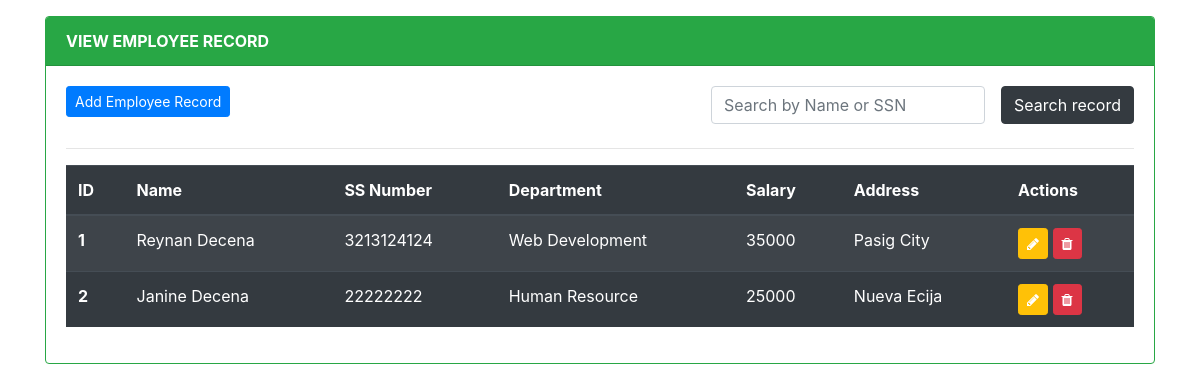
Page /viewData.php on the committed database.
### tables this page shows
CREATE TABLE `emp_record` (
  `emp_id` int(11) NOT NULL,
  `emp_name` varchar(50) NOT NULL,
  `emp_ssn` varchar(20) NOT NULL,
  `emp_dept` varchar(30) NOT NULL,
  `emp_salary` int(10) NOT NULL,
  `emp_address` varchar(100) NOT NULL
);

### viewData.php (the view, shortened to what this page needs)
<?php
    require_once ('include/db.php');
?>
<!DOCTYPE html>
<html lang="en">
<head>
    <link rel="stylesheet" href="https://stackpath.bootstrapcdn.com/bootstrap/4.3.1/css/bootstrap.min.css">
    <link rel="stylesheet" href="https://stackpath.bootstrapcdn.com/font-awesome/4.7.0/css/font-awesome.min.css"/>
</head>
<body>
    <div class="container mx-auto">
        <div class="card mt-3 border-success">
            <div class="card-header bg-success text-white font-weight-bold">
                VIEW EMPLOYEE RECORD
            </div>
            <div class="card-body">
                <div class="row">
                    <div class="col-md-6">
                        <a href="index.php" class="btn btn-primary btn-sm">Add Employee Record</a>
                    </div>
                    <div class="col-md-6">
                        <form action="viewData.php" method="GET" class="form-inline float-right">
                            <div class="form-group mx-sm-3 mb-2">
                                <input type="text" class="form-control" name="search" id="search" value="" placeholder="Search by Name or SSN">
                            </div>
                            <button type="submit" name="search-btn" class="btn btn-dark mb-2">Search record</button>
                        </form>
                    </div>
                </div>
                <hr>
                <table class="table table-striped table-dark table-hover">
                    <thead>
                        <tr>
                            <th scope="col">ID</th>
                            <th scope="col">Name</th>
                            <th scope="col">SS Number</th>
                            <th scope="col">Department</th>
                            <th scope="col">Salary</th>
                            <th scope="col">Address</th>
                            <th scope="col">Actions</th>
                        </tr>
                    </thead>
                    <tbody>
                        <?php
                            $sql = "SELECT * FROM emp_record";
                            $stmt = $connectDB->query($sql);
                            while ($row=$stmt->fetch()){
                                $id      = $row["emp_id"];
                                $name    = $row["emp_name"];
                                $ssn     = $row["emp_ssn"];
                                $dept    = $row["emp_dept"];
                                $salary  = $row["emp_salary"];
                                $address = $row["emp_address"];
                        ?>
                        <tr>
                            <th scope="row"><?php echo $id; ?></th>
                            <td><?php echo $name; ?></td>
                            <td><?php echo $ssn; ?></td>
                            <td><?php echo $dept; ?></td>
                            <td><?php echo $salary; ?></td>
                            <td><?php echo $address; ?></td>
                            <td>
                                <a href="update.php?id=<?php echo $id; ?>" class="btn btn-warning btn-sm text-white"  data-toggle="tooltip" data-placement="bottom" title="Edit Record"><i class="fa fa-pencil"></i></a>
                                <a href="delete.php?id=<?php echo $id; ?>" class="btn btn-danger btn-sm"  data-toggle="tooltip" data-placement="bottom" title="Delete Record"><i class="fa fa-trash"></i></a>
                            </td>
                        </tr>
                        <?php
                            }
                        ?>
                    </tbody>
                </table>
            </div>
        </div>
    </div>
</body>
</html>

### rows in the picture
emp_record: emp_id "1", emp_name "Reynan Decena", emp_ssn "3213124124", emp_dept "Web Development", emp_salary "35000", emp_address "Pasig City"
emp_record: emp_id "2", emp_name "Janine Decena", emp_ssn "22222222", emp_dept "Human Resource", emp_salary "25000", emp_address "Nueva Ecija"
